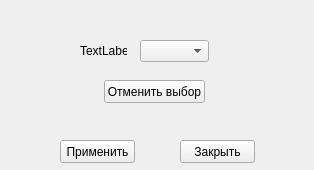
<?xml version="1.0" encoding="UTF-8"?>
<ui version="4.0">
 <class>otherForm</class>
 <widget class="QWidget" name="otherForm">
  <property name="geometry">
   <rect>
    <x>0</x>
    <y>0</y>
    <width>314</width>
    <height>170</height>
   </rect>
  </property>
  <property name="windowTitle">
   <string>Form</string>
  </property>
  <widget class="QLabel" name="label">
   <property name="geometry">
    <rect>
     <x>80</x>
     <y>40</y>
     <width>47</width>
     <height>21</height>
    </rect>
   </property>
   <property name="text">
    <string>TextLabel</string>
   </property>
  </widget>
  <widget class="QComboBox" name="comboBox">
   <property name="geometry">
    <rect>
     <x>140</x>
     <y>40</y>
     <width>69</width>
     <height>22</height>
    </rect>
   </property>
  </widget>
  <widget class="QPushButton" name="closeButton">
   <property name="geometry">
    <rect>
     <x>180</x>
     <y>140</y>
     <width>75</width>
     <height>23</height>
    </rect>
   </property>
   <property name="text">
    <string>Закрыть</string>
   </property>
  </widget>
  <widget class="QPushButton" name="acceptButton">
   <property name="geometry">
    <rect>
     <x>60</x>
     <y>140</y>
     <width>75</width>
     <height>23</height>
    </rect>
   </property>
   <property name="text">
    <string>Применить</string>
   </property>
  </widget>
  <widget class="QPushButton" name="cancelButton">
   <property name="geometry">
    <rect>
     <x>104</x>
     <y>80</y>
     <width>101</width>
     <height>23</height>
    </rect>
   </property>
   <property name="text">
    <string>Отменить выбор</string>
   </property>
  </widget>
 </widget>
 <resources/>
 <connections/>
</ui>
